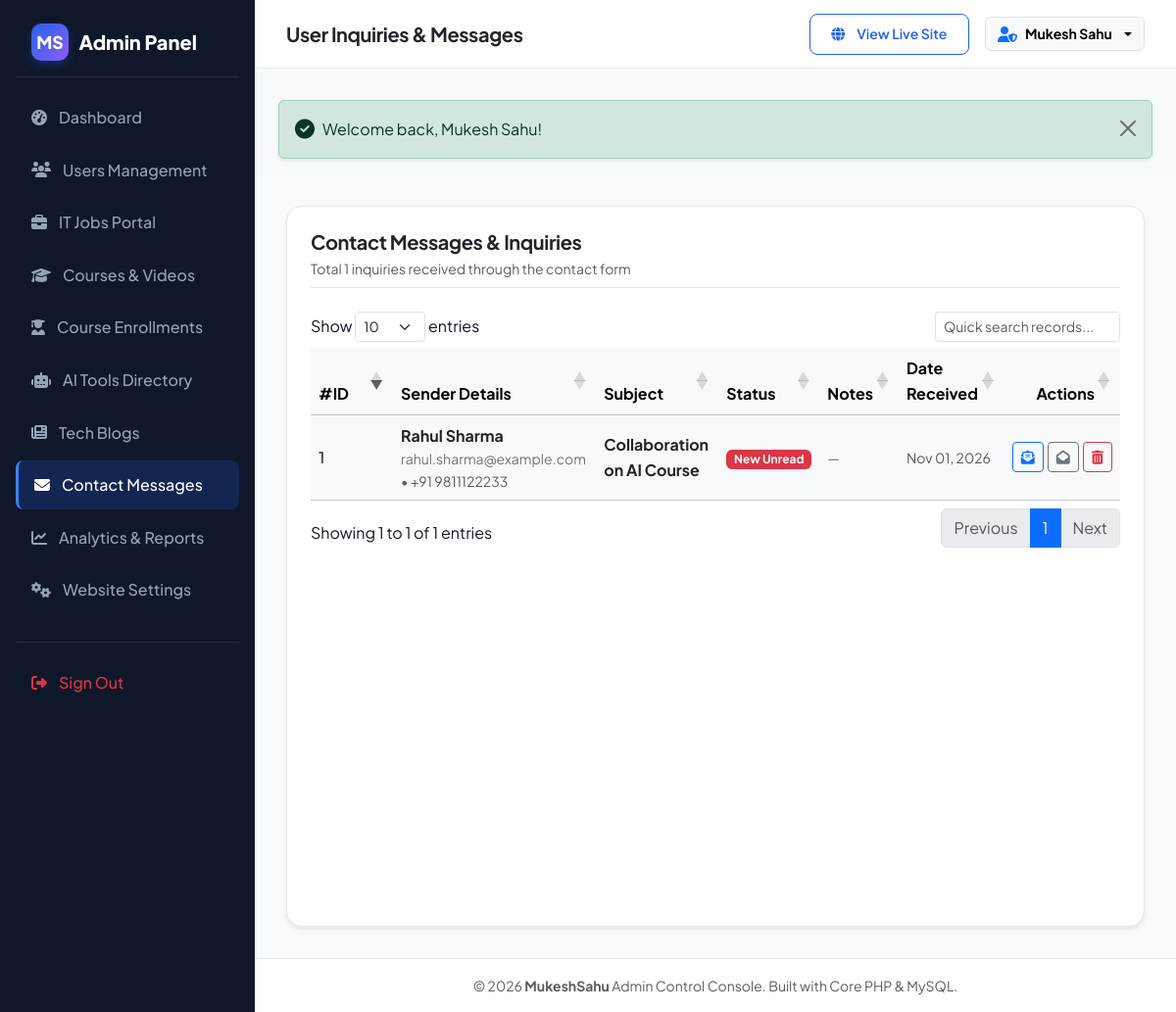
/admin/contacts/index.php (signed in), run on the app's committed database.
### tables this page shows
CREATE TABLE `contact_messages` (
    `id` INT UNSIGNED AUTO_INCREMENT PRIMARY KEY,
    `name` VARCHAR(120) NOT NULL,
    `email` VARCHAR(150) NOT NULL,
    `mobile` VARCHAR(25) NOT NULL,
    `subject` VARCHAR(200) NOT NULL,
    `message` TEXT NOT NULL,
    `is_read` TINYINT(1) NOT NULL DEFAULT 0,
    `reply_notes` TEXT NULL,
    `ip_address` VARCHAR(50) NULL,
    `created_at` TIMESTAMP DEFAULT CURRENT_TIMESTAMP,
    `updated_at` TIMESTAMP DEFAULT CURRENT_TIMESTAMP ON UPDATE CURRENT_TIMESTAMP,
    INDEX `idx_contact_read` (`is_read`)
);

### admin/contacts/index.php (the view, shortened to what this page needs)
<?php
require_once __DIR__ . '/../includes/header.php';
$db = get_db();
$messages = $db->query("SELECT * FROM contact_messages ORDER BY created_at DESC")->fetchAll();
?>
<div class="custom-card p-4">
    <div class="d-flex flex-column flex-sm-row justify-content-between align-items-sm-center mb-4 pb-2 border-bottom gap-3">
        <div>
            <h4 class="fs-5 fw-bold text-dark mb-1">Contact Messages & Inquiries</h4>
            <p class="text-muted small mb-0">Total <?= count($messages) ?> inquiries received through the contact form</p>
        </div>
    </div>
    <div class="table-responsive">
        <table class="table table-hover align-middle datatable w-100">
            <thead class="table-light">
                <tr>
                    <th style="width: 50px;">#ID</th>
                    <th>Sender Details</th>
                    <th>Subject</th>
                    <th>Status</th>
                    <th>Notes</th>
                    <th>Date Received</th>
                    <th class="text-end">Actions</th>
                </tr>
            </thead>
            <tbody>
                <?php foreach ($messages as $m): ?>
                    <tr class="<?= !$m['is_read'] ? 'fw-bold table-light' : '' ?>">
                        <td class="text-muted"><?= $m['id'] ?></td>
                        <td>
                            <div class="text-dark"><?= e($m['name']) ?></div>
                            <div class="text-muted small fw-normal">
                                <a href="mailto:<?= e($m['email']) ?>" class="text-secondary"><?= e($m['email']) ?></a>
                                &bull; <?= e($m['mobile']) ?>
                            </div>
                        </td>
                        <td>
                            <a href="<?= ADMIN_URL ?>/contacts/view.php?id=<?= $m['id'] ?>" class="text-dark hover-primary text-decoration-none">
                                <?= e(truncate_text($m['subject'], 35)) ?>
                            </a>
                        </td>
                        <td>
                            <?php if ($m['is_read']): ?>
                                <span class="badge bg-light text-secondary border fw-normal">Read</span>
                            <?php else: ?>
                                <span class="badge bg-danger">New Unread</span>
                            <?php endif; ?>
                        </td>
                        <td>
                            <?php if (!empty($m['reply_notes'])): ?>
                                <i class="fa-solid fa-comment-dots text-primary" title="<?= e($m['reply_notes']) ?>" data-bs-toggle="tooltip"></i>
                            <?php else: ?>
                                <span class="text-muted small fw-normal">&mdash;</span>
                            <?php endif; ?>
                        </td>
                        <td>
                            <span class="small text-muted fw-normal"><?= format_date($m['created_at']) ?></span>
                        </td>
                        <td class="text-end fw-normal">
                            <div class="d-flex justify-content-end gap-1">
                                <a href="<?= ADMIN_URL ?>/contacts/view.php?id=<?= $m['id'] ?>" class="btn btn-sm btn-outline-primary" title="View Message">
                                    <i class="fa-solid fa-envelope-open-text"></i>
                                </a>
                                <a href="<?= ADMIN_URL ?>/contacts/index.php?action=toggle_read&id=<?= $m['id'] ?>&token=<?= csrf_token() ?>" class="btn btn-sm btn-outline-secondary" title="Toggle Read Status">
                                    <i class="fa-solid <?= $m['is_read'] ? 'fa-envelope' : 'fa-envelope-open' ?>"></i>
                                </a>
                                <a href="<?= ADMIN_URL ?>/contacts/index.php?action=delete&id=<?= $m['id'] ?>&token=<?= csrf_token() ?>" class="btn btn-sm btn-outline-danger" title="Delete Message" onclick="return confirm('Delete this inquiry?');">
                                    <i class="fa-solid fa-trash-can"></i>
                                </a>
                            </div>
                        </td>
                    </tr>
                <?php endforeach; ?>
            </tbody>
        </table>
    </div>
</div>
<?php require_once __DIR__ . '/../includes/footer.php'; ?>

### assets/css/style.css (style rules this page uses)
:root { --primary-navy: #0f172a; --navy-light: #1e293b; --navy-dark: #0a0f1d; --electric-blue: #2563eb; --electric-blue-hover: #1d4ed8; --electric-blue-light: #eff6ff; --accent-cyan: #06b6d4; --accent-purple: #8b5cf6; --accent-purple-light: #f5f3ff; --bg-light: #f8fafc; --surface-white: #ffffff; --text-primary: #0f172a; --text-secondary: #475569; --text-muted: #64748b; --border-color: #e2e8f0; --border-light: #f1f5f9; --radius-sm: 8px; --radius-md: 12px; --radius-lg: 16px; --radius-xl: 24px; --shadow-subtle: 0 1px 3px rgba(15, 23, 42, 0.05), 0 1px 2px rgba(15, 23, 42, 0.03); --shadow-card: 0 4px 6px -1px rgba(15, 23, 42, 0.07), 0 2px 4px -2px rgba(15, 23, 42, 0.05); --shadow-hover: 0 20px 25px -5px rgba(15, 23, 42, 0.1), 0 8px 10px -6px rgba(15, 23, 42, 0.06); --shadow-glow: 0 0 25px rgba(37, 99, 235, 0.25); --transition: all 0.25s cubic-bezier(0.16, 1, 0.3, 1); }
body { font-family: 'Plus Jakarta Sans', -apple-system, BlinkMacSystemFont, 'Segoe UI', Roboto, Helvetica, Arial, sans-serif; color: var(--text-primary); background-color: var(--bg-light); line-height: 1.6; overflow-x: hidden; }
h1, h2, h3, h4, h5, h6 { font-weight: 700; color: var(--primary-navy); letter-spacing: -0.02em; }
a { color: var(--electric-blue); text-decoration: none; transition: var(--transition); }
.custom-card { background: var(--surface-white); border: 1px solid var(--border-color); border-radius: var(--radius-lg); box-shadow: var(--shadow-card); transition: var(--transition); overflow: hidden; height: 100%; display: flex; flex-direction: column; }

### data on the page
contact_messages: id "1", name "Rahul Sharma", email "rahul.sharma@example.com", mobile "+91 9811122233", subject "Collaboration on AI Course", is_read "New Unread", created_at "Nov 01, 2026"

### other printed values
$pageHeading "User Inquiries & Messages"
$adminUser['name'] "Mukesh Sahu"
$msg['message'] "Welcome back, Mukesh Sahu!"
count($messages) "1"
get_setting('site_name', 'MukeshSahu') "MukeshSahu"
